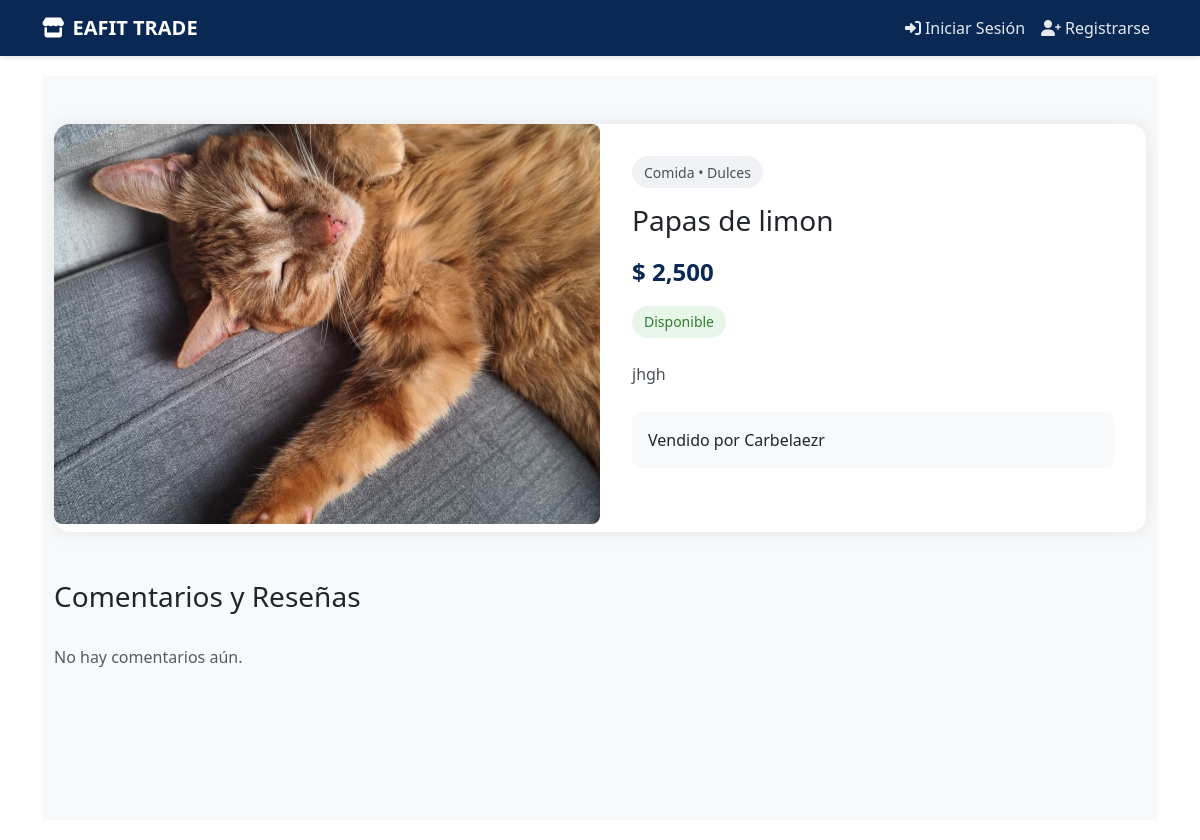
The app's page /product/20/, older data.
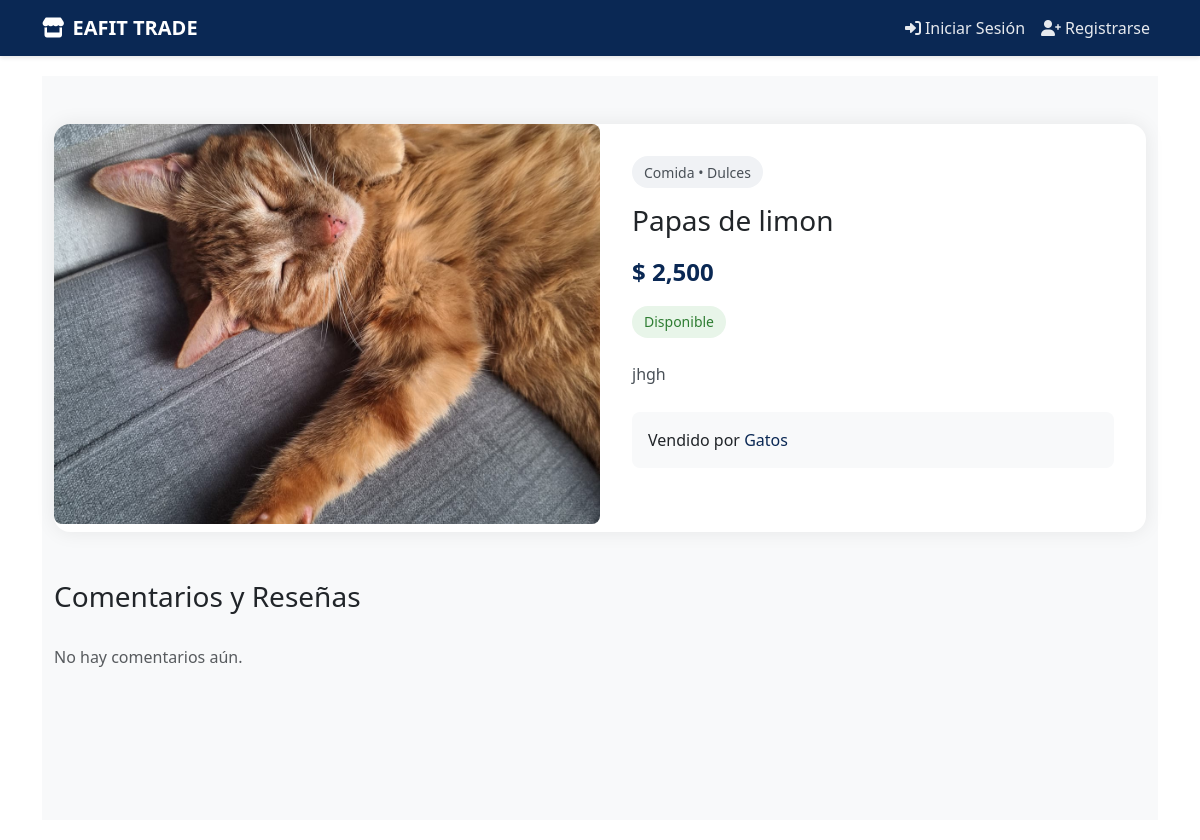
The same page, newer data.
### products/models.py (models this page shows, shortened)
class Product(models.Model):
    CATEGORY_CHOICES = [
        ('Comida', 'Comida'),
        ('Ropa', 'Ropa'),
        ('Tecnología', 'Tecnología'),
        ('Libros', 'Libros'),
        ('Otros', 'Otros'),
    ]
    CONDITION_CHOICES = [
        ('Nuevo', 'Nuevo'),
        ('Usado', 'Usado'),
        ('Buen estado', 'Buen estado'),
    ]
    FOOD_TYPE_CHOICES = [
        ('Panadería', 'Panadería'),
        ('Galletas', 'Galletas'),
        ('Repostería', 'Repostería'),
        ('Frutas', 'Frutas'),
        ('Frituras', 'Frituras'),
        ('Dulces', 'Dulces'),
        ('Helados', 'Helados'),
        ('Snacks', 'Snacks'),
        ('Comida rápida', 'Comida rápida'),
        ('Otros', 'Otros'),
    ]
    name = models.CharField(
        max_length=255,
        verbose_name='Nombre',
        help_text='Nombre del producto'
    )
    category = models.CharField(
        max_length=50,
        choices=CATEGORY_CHOICES,
        verbose_name='Categoría',
        null=True,
        blank=True
    )
    food_type = models.CharField(
        max_length=50,
        choices=FOOD_TYPE_CHOICES,
        verbose_name='Tipo de Comida',
        blank=True,
        null=True
    )
    description = models.TextField(
        verbose_name='Descripción',
        help_text='Describe tu producto detalladamente'
    )
    price = models.DecimalField(
        max_digits=10,
        decimal_places=2,
        validators=[MinValueValidator(0.01)],
        verbose_name='Precio',
        help_text='Precio en pesos colombianos'
    )
    published_at = models.DateTimeField(
        default=timezone.now,
        verbose_name='Fecha de publicación'
    )
    condition = models.CharField(
        max_length=50,
        choices=CONDITION_CHOICES,
        verbose_name='Estado',
        blank=True,
        null=True
    )
    image = models.ImageField(
        upload_to='products/',
        verbose_name='Imagen',
        help_text='Imagen del producto'
    )
    seller = models.ForeignKey(
        User,
        on_delete=models.CASCADE,
        verbose_name='Vendedor',
        related_name='products'
    )
    available = models.BooleanField(
        default=True,
        verbose_name='Disponible'
    )
    class Meta:
        verbose_name = 'Producto'
        verbose_name_plural = 'Productos'
        ordering = ['-published_at']
        indexes = [
            models.Index(fields=['name']),
            models.Index(fields=['category']),
            models.Index(fields=['available']),
        ]
    @property
    def total_ratings(self):
        return self.comments.count()

### seller_profiles/models.py (models this page shows, shortened)
class SellerProfile(models.Model):
    user = models.OneToOneField(
        User,
        on_delete=models.CASCADE,
        related_name='seller_profile'
    )
    profile_image = models.ImageField(
        upload_to='profiles/',
        verbose_name='Foto de perfil',
        null=True,
        blank=True
    )
    store_name = models.CharField(
        max_length=100,
        verbose_name='Nombre de la tienda',
        help_text='Nombre que se mostrará en tu perfil de vendedor'
    )
    slogan = models.CharField(
        max_length=200,
        verbose_name='Slogan',
        help_text='Una frase corta que describa tu tienda',
        blank=True,
        null=True
    )
    description = models.TextField(
        verbose_name='Descripción',
        help_text='Describe tu tienda y los productos que vendes'
    )
    class Meta:
        verbose_name = 'Perfil de vendedor'
        verbose_name_plural = 'Perfiles de vendedores'

### products/views.py (the view)
# urls.py: path('product/<int:product_id>/', products_views.product_detail, name='product_detail'),
def product_detail(request, product_id):
    product = get_object_or_404(Product, id=product_id)
    comments = product.comments.all().order_by('-created_at')
    comment_form = CommentForm() if request.user.is_authenticated else None
    is_favorite = False
    if request.user.is_authenticated:
        is_favorite = Favorite.objects.filter(user=request.user, product=product).exists()
    seller_profile = None
    try:
        seller_profile = product.seller.seller_profile
    except:
        pass
    return render(request, 'products/product_detail.html', {
        'product': product,
        'comments': comments,
        'comment_form': comment_form,
        'is_favorite': is_favorite,
        'seller_profile': seller_profile
    })

### products/templates/products/product_detail.html (shortened to what this page needs)
{% extends 'products/base.html' %}
{% load humanize %}
{% block content %}
<section class="product-section">
    <div class="container">
        <div class="product-card">
            <div class="row g-0">
                <div class="col-md-6">
                    {% if product.image %}
                        <img src="{{ product.image.url }}" alt="{{ product.name }}" class="product-image">
                    {% endif %}
                </div>
                <div class="col-md-6">
                    <div class="product-info">
                        <div class="product-category">
                            {{ product.get_category_display }}
                            {% if product.food_type %}
                                • {{ product.get_food_type_display }}
                            {% endif %}
                        </div>
                        <h1 class="product-title">{{ product.name }}</h1>
                        <div class="product-price">$ {{ product.price|floatformat:0|intcomma }}</div>
                        <span class="availability-badge {% if product.available %}badge-available{% else %}badge-unavailable{% endif %}">
                            {% if product.available %}Disponible{% else %}No disponible{% endif %}
                        </span>
                        <div class="product-description">
                            {{ product.description|linebreaks }}
                        </div>
                        <div class="seller-info">
                            Vendido por
                            {% if seller_profile %}
                                <a href="{% url 'view_profile' %}" class="seller-link">{{ seller_profile.store_name }}</a>
                            {% else %}
                                {{ product.seller.username }}
                            {% endif %}
                        </div>
                    </div>
                </div>
            </div>
        </div>
        <div class="comments-section">
            <h3 class="mb-4">Comentarios y Reseñas</h3>
            <div class="comment-list">
                {% for comment in comments %}
                    <div class="comment-card">
                        <div class="comment-header">
                            <span class="comment-author">{{ comment.user.username }}</span>
                            <span class="comment-date">{{ comment.created_at|date:"d/m/Y H:i" }}</span>
                        </div>
                        <div class="comment-rating">
                            {{ comment.rating }}/5
                        </div>
                        <p class="comment-text">{{ comment.text }}</p>
                        {% if user == comment.user %}
                            <form method="post" action="{% url 'delete_comment' comment.id %}" class="mt-2">
                                {% csrf_token %}
                                <button type="submit" class="btn btn-sm btn-outline-danger">Eliminar</button>
                            </form>
                        {% endif %}
                    </div>
                {% empty %}
                    <p class="text-muted">No hay comentarios aún.</p>
                {% endfor %}
            </div>
        </div>
    </div>
</section>
{% endblock %}

Row changes from the older to the newer data that the page shows:
shown differently, row unchanged: Product "Papas de limon": seller.username "Carbelaezr" → (not shown)
added SellerProfile: store_name "Gatos"
